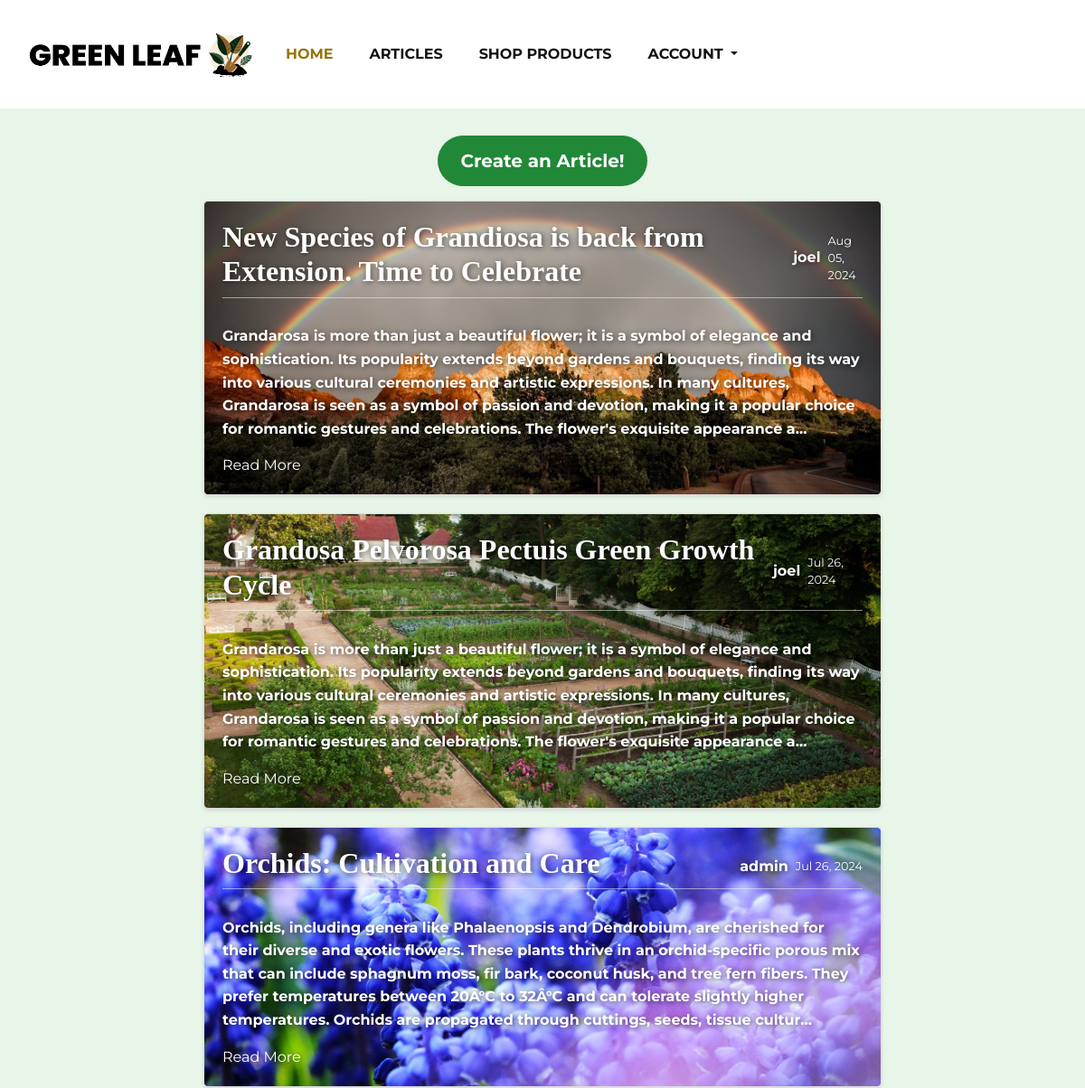
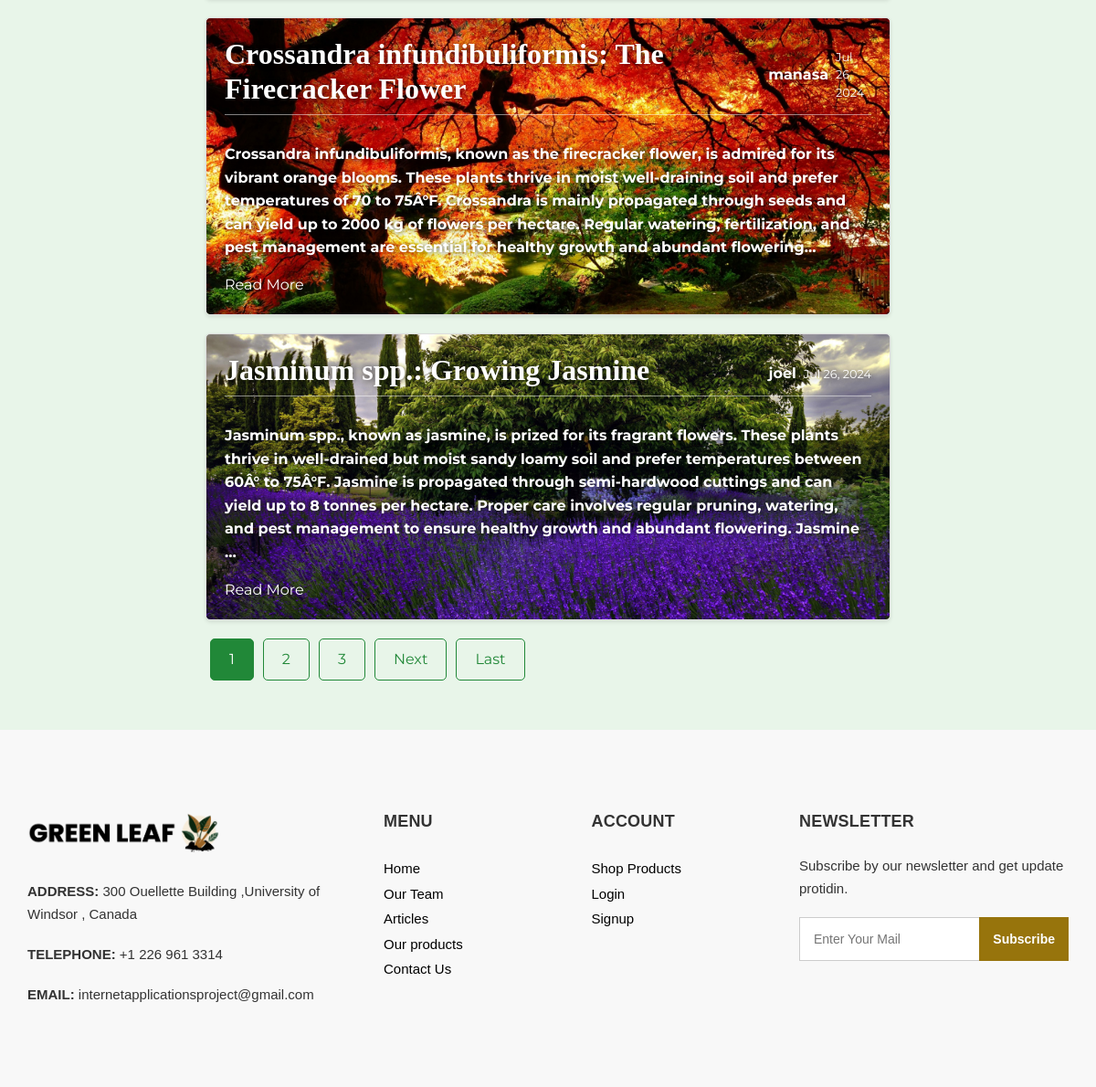
The page /article-home/ on the database its author committed (2 pictures, top to bottom).
### GreenWebsite/models.py (models this page shows, shortened)
class Articles(models.Model):
    title = models.CharField(max_length=100)
    content = models.TextField()
    date_posted = models.DateTimeField(default=timezone.now)
    author = models.ForeignKey(User, on_delete=models.CASCADE)

### GreenWebsite/views.py (the view)
# urls.py: path('article-home/', ArticleListView.as_view(), name='article-home'),
class ArticleListView(ListView):
    model = Articles
    template_name = "articles/article-home.html"  # model_List.html is the default but since we built it already, we will proceed to change
    context_object_name = "posts"  # the default will be object
    ordering = ['-date_posted']
    paginate_by = 5

### templates/articles/article-home.html (shortened to what this page needs)
{% extends 'base.html' %}
{% load static %}
{% block article-bootstrap %} <link rel="stylesheet" href="{% static 'articles-home.css' %}"> {% endblock %}
{% block body %}
    <div class="container-fluid">
        <div class="row justify-content-center">
            <div class="col-auto">
                <button type="button" class="btn-quarternary" onclick="window.location.href='{% url 'article-create' %}'"><strong>Create an Article!</strong></button>
            </div>
        </div>
        <div class="row justify-content-center">
            <div class="col-12 col-md-10 col-lg-8">
                {% for article in posts %}
                    <article class="media content-section" style="background-image: url('{% static '../media/article_bg_img/' %}{% cycle 'article_b_img_1.jpg' 'article_b_img_2.jpg' 'article_b_img_3.jpg' 'article_b_img_4.jpg' 'article_b_img_5.jpg' as bg_image %}');">
                      <div class="media-body">
                        <div class="article-metadata">
                          <h2 class="article-title font-weight-bold"><a href="{% url 'article-detail' article.id %}">{{ article.title }}</a></h2>
                          <div class="metadata-right">
                            <a class="mr-2 font-weight-bold" href="{% url 'user-articles' article.author.username %}">{{ article.author }}</a>
                            <small >{{ article.date_posted|date:"M d, Y" }}</small>
                          </div>
                        </div>
                        <p class="article-content"><strong>
                            {{ article.content|truncatechars:400 }} </strong>
                        </p>
                        <a href="{% url 'article-detail' article.id %}", style="color: white">Read More</a>
                      </div>
                    </article>
                {% endfor %}
            {% if is_paginated %}
                <div class="pagination">
                    {% for num in page_obj.paginator.page_range %}
                        {% if page_obj.number == num %}
                            <a class="btn btn-info mb-4 current" href="?page={{ num }}">{{ num }}</a>
                        {% elif num > page_obj.number|add:'-3' and num < page_obj.number|add:'3'%}
                            <a class="btn btn-info mb-4" href="?page={{ num }}">{{ num }}</a>
                        {% endif %}
                    {% endfor %}
                    {% if page_obj.has_next %}
                        <a class="btn btn-outline-info mb-4" href="?page={{ page_obj.next_page_number }}">Next</a>
                        <a class="btn btn-outline-info mb-4" href="?page={{ page_obj.paginator.num_pages }}">Last</a>
                    {% endif %}
                </div>
            {% endif %}
            </div>
        </div>
    </div>
{% endblock body %}

### static/dashboard.css (style rules this page uses)
body, html { margin: 0; padding: 0; font-family: 'Arial', sans-serif; }

### static/css/style.css (style rules this page uses)
* { box-sizing: border-box; }
body { font-family: 'Montserrat', sans-serif; color: #0c0c0c; background-color: #ffffff; overflow-x: hidden; }
h1, h2 { font-family: 'Playfair Display', serif; }
a, a:hover, a:focus { text-decoration: none; }
.btn, .btn:focus { outline: none !important; -webkit-box-shadow: none; box-shadow: none; }

### static/articles-home.css (style rules this page uses)
.container-fluid { padding: 30px; }
h2, .article-title, .article-metadata a { color: #1b5e20; }
.font-weight-bold { font-weight: bold; }
.content-section { background-size: cover; background-position: center; padding: 20px; border: 1px solid #dddddd; border-radius: 5px; margin-bottom: 20px; width: 100%; box-sizing: border-box; box-shadow: 0 2px 4px rgba(0, 0, 0, 0.1); transition: transform 0.3s ease; color: white; text-shadow: 1px 1px 6px rgba(0, 0, 0, 0.6); }
.article-title { color: white; }
.article-title a { color: inherit; text-decoration: none; transition: color 0.3s ease; }
.article-content { white-space: pre-line; line-height: 1.6; font-size: 1rem; color: white; }
.article-metadata { display: flex; justify-content: space-between; align-items: center; padding-bottom: 1px; margin-bottom: 4px; border-bottom: 1px solid rgba(255, 255, 255, 0.5); }
.article-metadata .metadata-right { display: flex; align-items: center; }
.article-metadata .metadata-right a { margin-left: 10px; color: white; }
.btn-quarternary { display: inline-block; font-weight: 400; text-align: center; vertical-align: middle; user-select: none; border: 1px solid transparent; padding: 0.75rem 1.5rem; font-size: 1.25rem; line-height: 1.5; border-radius: 40px; background-color: #218838; color: #fff; text-decoration: none; margin-bottom: 1rem; transition: background-color 0.3s, border-color 0.3s; }
.btn-outline-info { color: #17a2b8; border-color: #17a2b8; transition: color 0.3s ease, background-color 0.3s ease, border-color 0.3s ease; }
.btn-info { color: #fff; background-color: #17a2b8; border-color: #17a2b8; transition: color 0.3s ease, background-color 0.3s ease, border-color 0.3s ease; }
.btn { border-radius: 50px; padding: 10px 20px; transition: all 0.3s ease; }
.pagination a { background-color: transparent; color: #218838; ] padding: 10px 15px; text-decoration: none; transition: background-color 0.3s, color 0.3s; border-radius: 5px; border: 1px solid #218838; margin: 0 5px; }
.pagination .current { background-color: #218838; color: #fff; border: 1px solid #218838; }

### templates/articles/article-home.html (style rules this page uses)
.container-fluid { background-color: #e8f5e9; }

### rows shown on the page
Articles: title "New Species of Grandiosa is back from Extension. Time to Celebrate", author "joel", date_posted "Aug 05, 2024", content "Grandarosa is more than just a beautiful flower; it is a symbol of elegance and sophistication. Its popularity extends beyond gardens and bouquets, finding its way into various cultural ceremonies and artistic expressions. In many cultures, Grandarosa is seen as a symbol of passion and devotion, making it a popular choice for romantic gestures and celebrations. The flower's exquisite appearance a…"
Articles: title "Grandosa Pelvorosa Pectuis Green Growth Cycle", author "joel", date_posted "Jul 26, 2024", content "Grandarosa is more than just a beautiful flower; it is a symbol of elegance and sophistication. Its popularity extends beyond gardens and bouquets, finding its way into various cultural ceremonies and artistic expressions. In many cultures, Grandarosa is seen as a symbol of passion and devotion, making it a popular choice for romantic gestures and celebrations. The flower's exquisite appearance a…"
Articles: title "Orchids: Cultivation and Care", author "admin", date_posted "Jul 26, 2024", content "Orchids, including genera like Phalaenopsis and Dendrobium, are cherished for their diverse and exotic flowers. These plants thrive in an orchid-specific porous mix that can include sphagnum moss, fir bark, coconut husk, and tree fern fibers. They prefer temperatures between 20Â°C to 32Â°C and can tolerate slightly higher temperatures. Orchids are propagated through cuttings, seeds, tissue cultur…"
Articles: title "Crossandra infundibuliformis: The Firecracker Flower", author "manasa", date_posted "Jul 26, 2024", content "Crossandra infundibuliformis, known as the firecracker flower, is admired for its vibrant orange blooms. These plants thrive in moist well-draining soil and prefer temperatures of 70 to 75Â°F. Crossandra is mainly propagated through seeds and can yield up to 2000 kg of flowers per hectare. Regular watering, fertilization, and pest management are essential for healthy growth and abundant flowering…"
Articles: title "Jasminum spp.: Growing Jasmine", author "joel", date_posted "Jul 26, 2024", content "Jasminum spp., known as jasmine, is prized for its fragrant flowers. These plants thrive in well-drained but moist sandy loamy soil and prefer temperatures between 60Â° to 75Â°F. Jasmine is propagated through semi-hardwood cuttings and can yield up to 8 tonnes per hectare. Proper care involves regular pruning, watering, and pest management to ensure healthy growth and abundant flowering. Jasmine …"

### other values the page prints
{{ num }} "1"
{{ num }} "2" "3"
